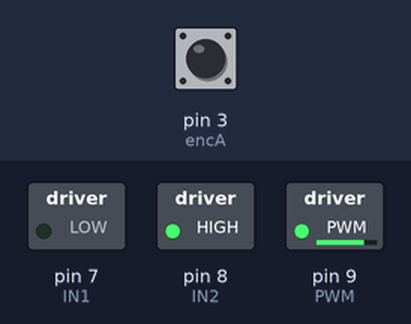
A sketch run on a simulated Arduino Uno, built with avr-gcc and run on an emulated ATmega328P. Shown: switched loads named in the sketch (green lamp = pin HIGH). Inputs (shaded band) come from the test bench; at power-on: pin 3 (encA) HIGH. What the sketch prints to the serial monitor is not drawn.

Above: at 0.1 s.
Timing chart, 0 to 1.6 s (numbered marks = the images above):
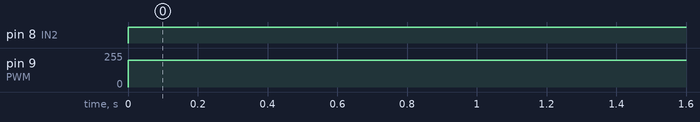

The sketch:

newpid.ino
```cpp
#define encA 3
#define encB 4
#define PWM 9
#define IN1 7
#define IN2 8

long prevT =0;
volatile float pos = 0;
float eprev =0;
float eintegral = 0;

void setup() {
  // put your setup code here, to run once:
  Serial.begin(115200);
  pinMode(encA, INPUT);
  pinMode(encB, INPUT);
  pinMode(PWM,OUTPUT);
  pinMode(IN1,OUTPUT);
  pinMode(IN2,OUTPUT);
  attachInterrupt(digitalPinToInterrupt(encA), readEncoder, RISING);//read encoder
  Serial.println("target pos");
}

void loop() {
  // put your main code here, to run repeatedly:
  //set target position for the motor to move
  pid(3600);
}

void pid(float sudut){
  //convert pwm value to international angle value
  int target = 135*(sudut/360);
  float kp = 30;   //proportional
  float ki = 2;   //integral => for co
  float kd = 1;   //PID constants//0.5

  long currT = micros();
  float deltaT = (float(currT - prevT))/(1.0e6);
  prevT = currT;
  int e = pos - target;
  float  derv = (e-eprev)/(deltaT);
  float u = kp*e +kd*derv + ki*eintegral;
  float pwr = fabs(u);
  if (pwr > 255){
    pwr =200;
  }
  //control the direction
  int dir = 1;
  if(u<0){
    dir = -1;
  }
  setMotor(dir,pwr, PWM,IN1,IN2);
  eprev = e;
}
void setMotor(int dir,int pwmVal, int pwm, int in1, int in2){
  analogWrite(pwm, pwmVal);
  if(dir == 1){
    digitalWrite(in1,HIGH);
    digitalWrite(in2,LOW);
  }else if(dir == -1){
    digitalWrite(in1, LOW);
    digitalWrite(in2,HIGH);
  }else{
    digitalWrite(in1,LOW);
    digitalWrite(in2,LOW);
  }
}
//read the encoder
void readEncoder(){
  int b= digitalRead(encB);
  if(b > 0){
    pos++;
  }else{
    pos--;
  }
}
```

Measured:
- by itself, pin 8 (IN2): LOW → HIGH at 0.00 s
- by itself, pin 9 (PWM): 0/255 → 200/255 at 0.00 s
